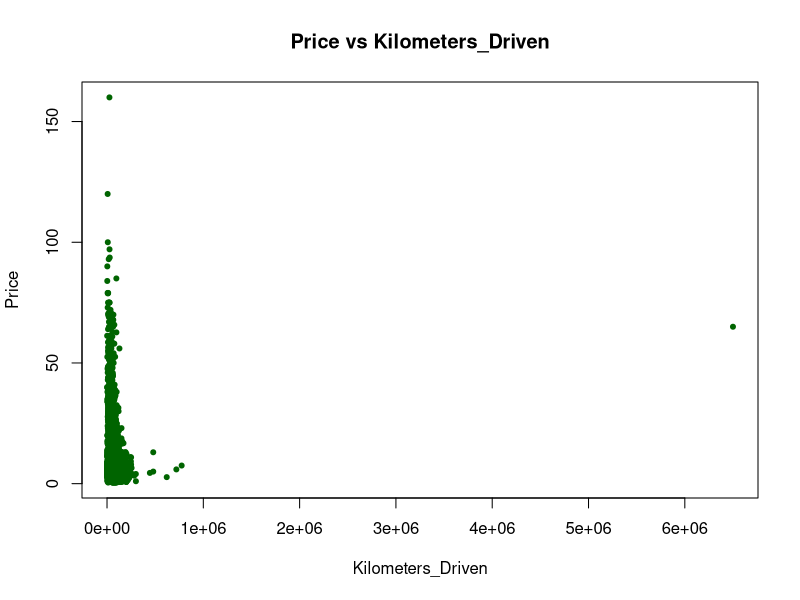
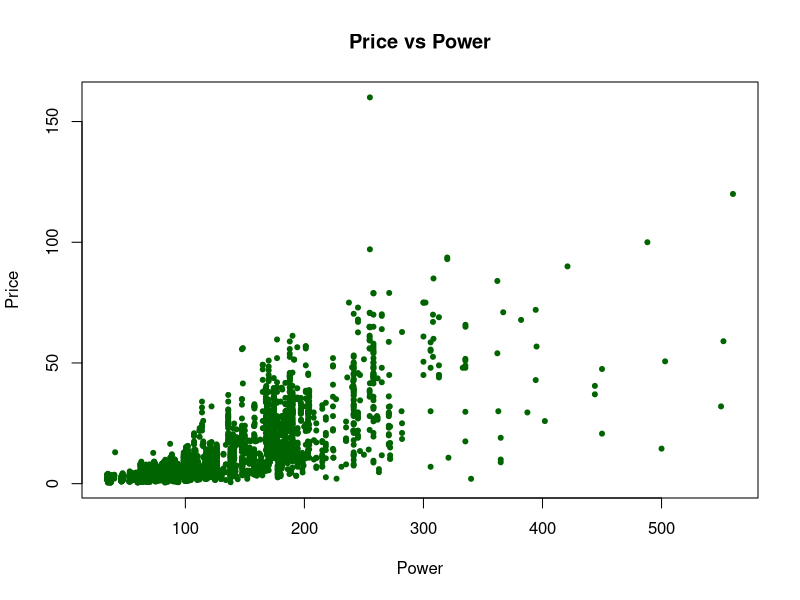
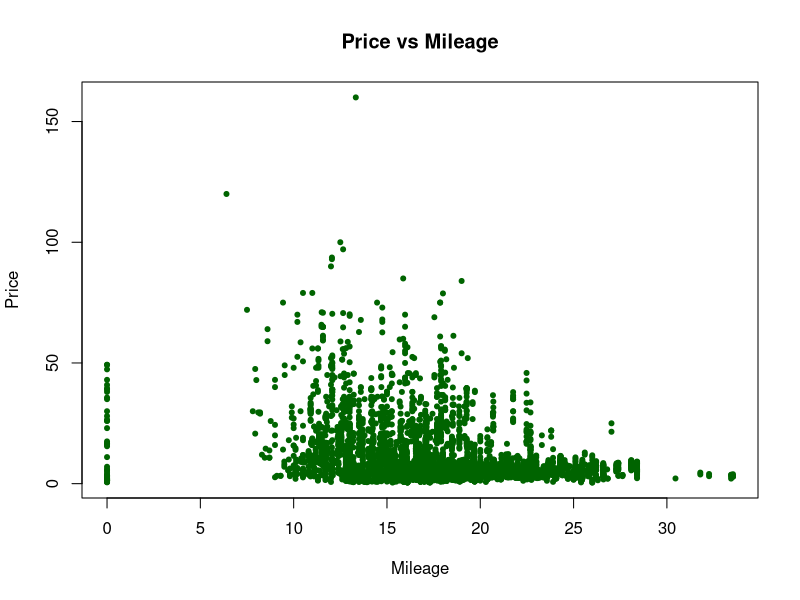
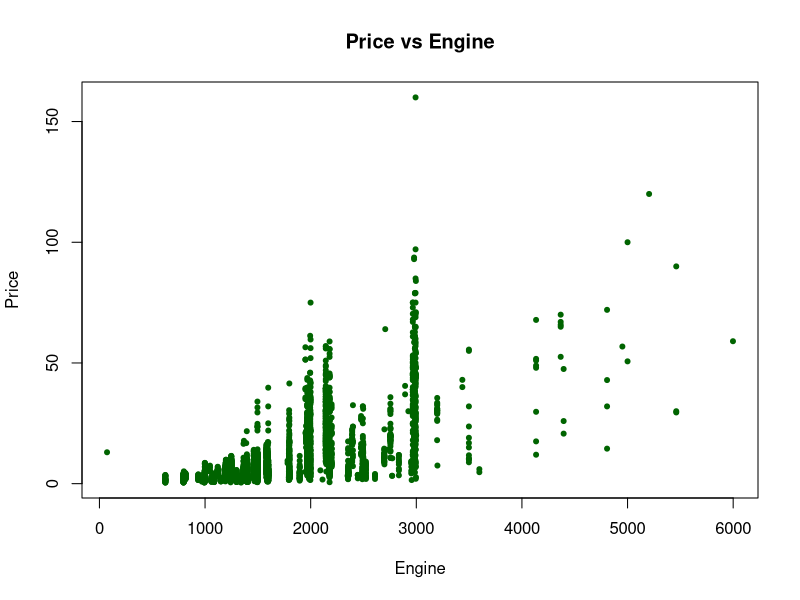
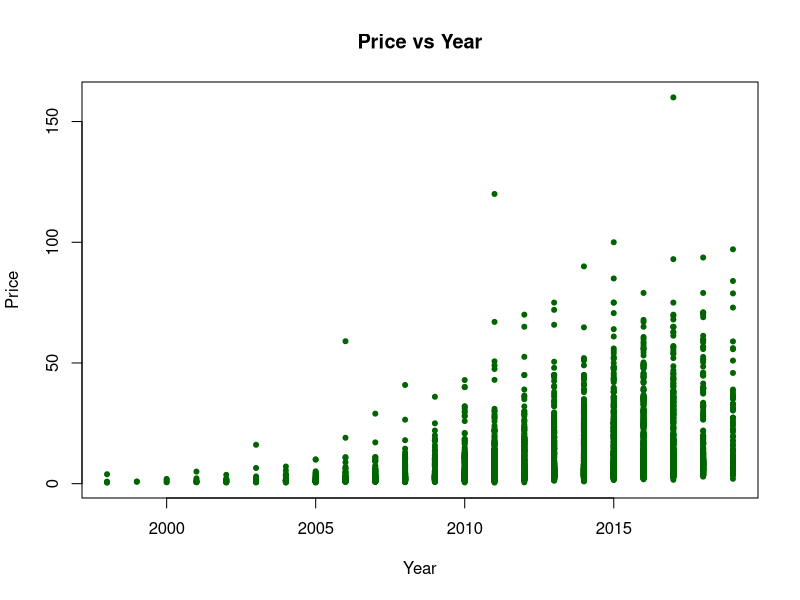
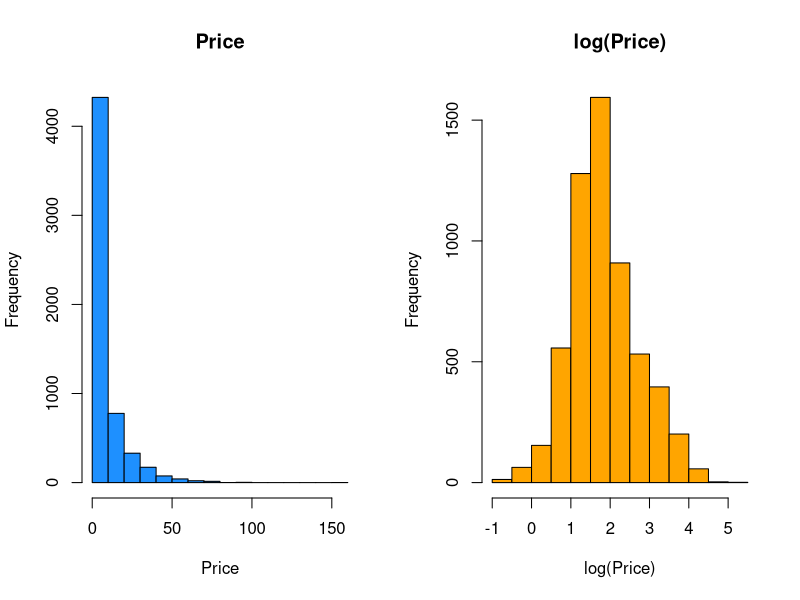
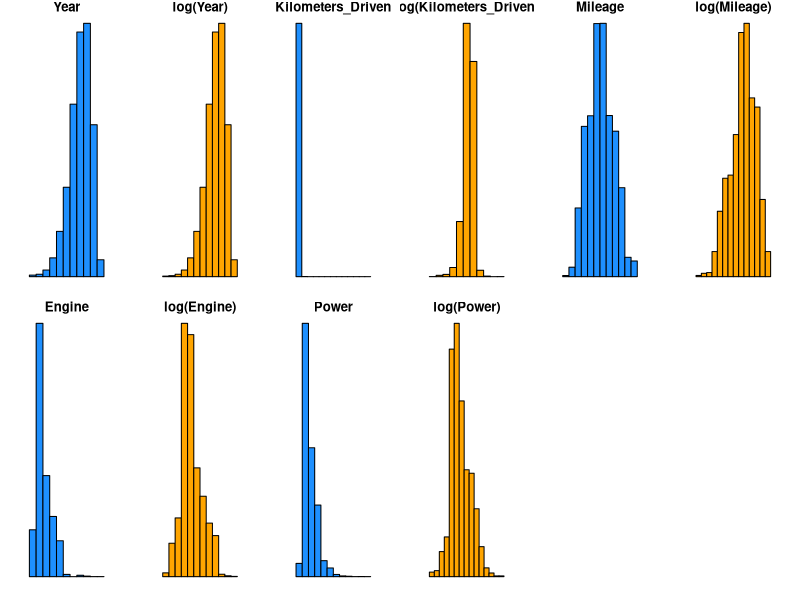

Here is the R script that generated these plots, in order: (Note: this script raises an error after producing the figures.)
## ---- chunk 1
options(scipen = 1, digits = 4, width = 80, fig.align = "center")
## ---- chunk 2
original = read.csv("used_car.csv")
summary(original)
## ---- chunk 3
plot(Price ~ Kilometers_Driven, data = original, pch = 20, col = "darkgreen",main = "Price vs Kilometers_Driven", cex = 1)
plot(Price ~ Power, data = original, pch = 20, col = "darkgreen", main = "Price vs Power", cex = 1)
plot(Price ~ Mileage, data = original, pch = 20, col = "darkgreen", main = "Price vs Mileage", cex = 1)
plot(Price ~ Engine, data = original, pch = 20, col = "darkgreen", main = "Price vs Engine", cex = 1)
plot(Price ~ Year, data = original, pch = 20, col = "darkgreen", main = "Price vs Year", cex = 1)
## ---- chunk 4
used_car = read.csv("used_car_cleaned.csv")
ucar = na.omit(used_car)
str(ucar)
## ---- chunk 5
ucar$Fuel_Type = as.factor(ucar$Fuel_Type)
ucar$Transmission = as.factor(ucar$Transmission)
ucar$Owner_Type = as.factor(ucar$Owner_Type)
ucar$Seats = as.factor(ucar$Seats)
## ---- chunk 6
par(mfrow=c(1,2))
hist(ucar$Price,main = "Price", xlab = 'Price',col = 'dodgerblue')
hist(log(ucar$Price), main = "log(Price)", xlab = 'log(Price)', col = 'orange')

## ---- chunk 7
#extract the predictor names
predictor = setdiff(colnames(ucar), c("Price"))

numeric_var_count = length(which(sapply(ucar, is.numeric)))
par(mfrow=c(ceiling(numeric_var_count*2 / 6),6), mar=c(1,2,1,2))
for (p in predictor) {
  if (is.numeric(ucar[[p]])) {
    hist(ucar[[p]], main = p, xaxt='n', yaxt='n', col = 'dodgerblue')
    hist(log(ucar[[p]]), main = paste0("log(",p,")"), xaxt='n', yaxt='n', col = 'orange')
  }
}
## ---- chunk 8
car_add = lm(Price ~., data = ucar)
add_back_aic = step(car_add, direction = "backward", trace = 0)
coef(add_back_aic)
## ---- chunk 9
library(lmtest)
bptest(add_back_aic)
shapiro.test(resid(add_back_aic))
## ---- chunk 10
cook = cooks.distance(add_back_aic)
add_back_aic2 = lm(Price ~., data = ucar, subset = (cook < 4 / length(cook)))
## ---- chunk 11
qqnorm(resid(add_back_aic), main = "Normal Q-Q Plot Before Removing Influential Points", col = "darkgrey")
qqline(resid(add_back_aic), col = "dodgerblue", lwd = 2)

qqnorm(resid(add_back_aic2), main = "Normal Q-Q Plot After Removing Influential Points", col = "darkgrey")
qqline(resid(add_back_aic2), col = "dodgerblue", lwd = 2)
## ---- chunk 12
shapiro.test(resid(add_back_aic2))
bptest(add_back_aic2)
## ---- chunk 13
car_poly = lm(Price ~.+ I(Kilometers_Driven^2) +I(Mileage^2) + I(Engine^2) +I(Power^2), data = ucar)
poly_back_aic = step(car_poly, direction = "backward", trace = 0)
coef(poly_back_aic)
bptest(poly_back_aic)
shapiro.test(resid(poly_back_aic))
## ---- chunk 14
cook = cooks.distance(poly_back_aic)
poly_back_aic2 = lm(Price ~.+ I(Kilometers_Driven^2) +I(Mileage^2) + I(Engine^2) +I(Power^2), data = ucar, subset = (cook < 4 / length(cook)))
shapiro.test(resid(poly_back_aic2))
bptest(poly_back_aic2)
## ---- chunk 15
car_int = lm(Price ~.^2, data = ucar)
int_back_aic = step(car_int, direction = "backward", trace = 0)
coef(int_back_aic)
bptest(int_back_aic)
shapiro.test(resid(int_back_aic))
## ---- chunk 16
cook = cooks.distance(int_back_aic)
int_back_aic2 = lm(Price ~.^2, data = ucar, subset = (cook < 4 / length(cook)))
shapiro.test(resid(int_back_aic2))
bptest(int_back_aic2)
## ---- chunk 17
integ_model = lm(Price ~.^2 - Engine + I(Kilometers_Driven^2) +I(Mileage^2) + I(Engine^2) - Year: Engine - Year:Owner_Type - Kilometers_Driven:Owner_Type - Kilometers_Driven:Power - Fuel_Type:Transmission - Fuel_Type:Owner_Type - Fuel_Type:Mileage - Transmission:Owner_Type - Transmission:Engine - Owner_Type:Mileage - Owner_Type:Engine - Owner_Type:Power - Owner_Type:Seats - Mileage:Engine , data = ucar)
summary(integ_model)
bptest(integ_model)
shapiro.test(resid(integ_model))

cook = cooks.distance(integ_model)
integ_model2 = lm(Price ~., data = ucar, subset = (cook < 4 / length(cook)))
bptest(integ_model2)
shapiro.test(resid(integ_model2))
## ---- chunk 18
log_car = lm(log(Price) ~ ., data = ucar)
log_car_aic = step(log_car, direction = "backward", trace = 0)
## ---- chunk 19
bptest(log_car_aic)
shapiro.test(resid(log_car_aic))
qqnorm(resid(log_car_aic), main = "Normal Q-Q Plot After log transforming", col = "darkgrey")
qqline(resid(log_car_aic), col = "dodgerblue", lwd = 2)
## ---- chunk 20
log_poly_car = lm(log(Price) ~ . +I(Kilometers_Driven^2) +I(Mileage^2) + I(Engine^2) +I(Power^2) , data = ucar)
log_poly_aic = step(log_poly_car, direction = "backward", trace = 0)
## ---- chunk 21
bptest(log_poly_aic)
shapiro.test(resid(log_poly_aic))
## ---- chunk 22
calc_loocv_rmse = function(model) {
  sqrt(mean((resid(model) / (1 - hatvalues(model))) ^ 2))
}

evaluate_model = function(name, model) {
  data.frame(Model = name,
             Predictor = length(coef(model)),
             LOOCV.RMSE = calc_loocv_rmse(model) , 
             Adj.R2 = summary(model)$adj.r.squared
             )
}
## ---- chunk 23
knitr::kable(evaluate_model("add_back_aic",add_back_aic))
knitr::kable(evaluate_model("add_back_aic2",add_back_aic2))
knitr::kable(evaluate_model("poly_back_aic2",poly_back_aic2))
knitr::kable(evaluate_model("poly_back_aic",add_back_aic))
knitr::kable(evaluate_model("int_back_aic2",int_back_aic2))
knitr::kable(evaluate_model("int_back_aic",add_back_aic))
knitr::kable(evaluate_model("integ_model",integ_model))
knitr::kable(evaluate_model("integ_model2",integ_model2))
knitr::kable(evaluate_model("log_car_aic",log_car_aic))
knitr::kable(evaluate_model("log_poly-aic",log_poly_aic))
## ---- chunk 24
##Summary of our final dataset
summary(ucar)
## ---- chunk 25
##See some of the significant predictors' mean value in the dataset 
mean(ucar$Year)
mean(ucar$Mileage)
mean(ucar$Kilometers_Driven)
## ---- chunk 26
## For our determined final model, lets see the predictors we have.
length(coef(log_car_aic))
names(coef(log_car_aic))
## ---- chunk 27
##Summary of our final chosen model 
summary(log_car_aic)
## ---- chunk 28
par(mfrow = c(2, 2))
plot(log_car_aic, col = "darkorange", lwd = 2)

# Evaluation
summary(log_car_aic)$adj.r.squared 
calc_loocv_rmse(log_car_aic)

#AIC
extractAIC(log_car_aic)

#BIC
extractAIC(log_car_aic,k=log(nrow(ucar)))

## ---- chunk 29
##Using this model, let's predict the car price based on Year of 2015, Car Mileage of 20, Kilometers_Driven of 35000, Petrol Fuel Type, Manual Transmission, First Owner_Type, Engine of 1000, Power of 1000, and Seats of 5
exp(predict(log_car_aic, newdata = data.frame(Year = 2015, Mileage = 20, Kilometers_Driven = 35000, Fuel_Type = "Petrol", Transmission = "Manual", Owner_Type = "First", Engine = 1000, Power = 100, Seats = "5")))
## ---- chunk 30
integ_aic = step(integ_model, trace = 0)
coef(summary(integ_aic))['Mileage',]
## ---- chunk 31
sum(summary(integ_aic)$coefficients[ ,4] < 0.05)/length(coef(integ_aic))
summary(integ_aic)$coefficients[summary(integ_aic)$coefficients[ ,4] < 0.05,]
summary(integ_aic)$r.squared
## ---- chunk 32
analysis = anova(integ_aic, integ_model, test = "F")
analysis$`Pr(>F)`[2]
